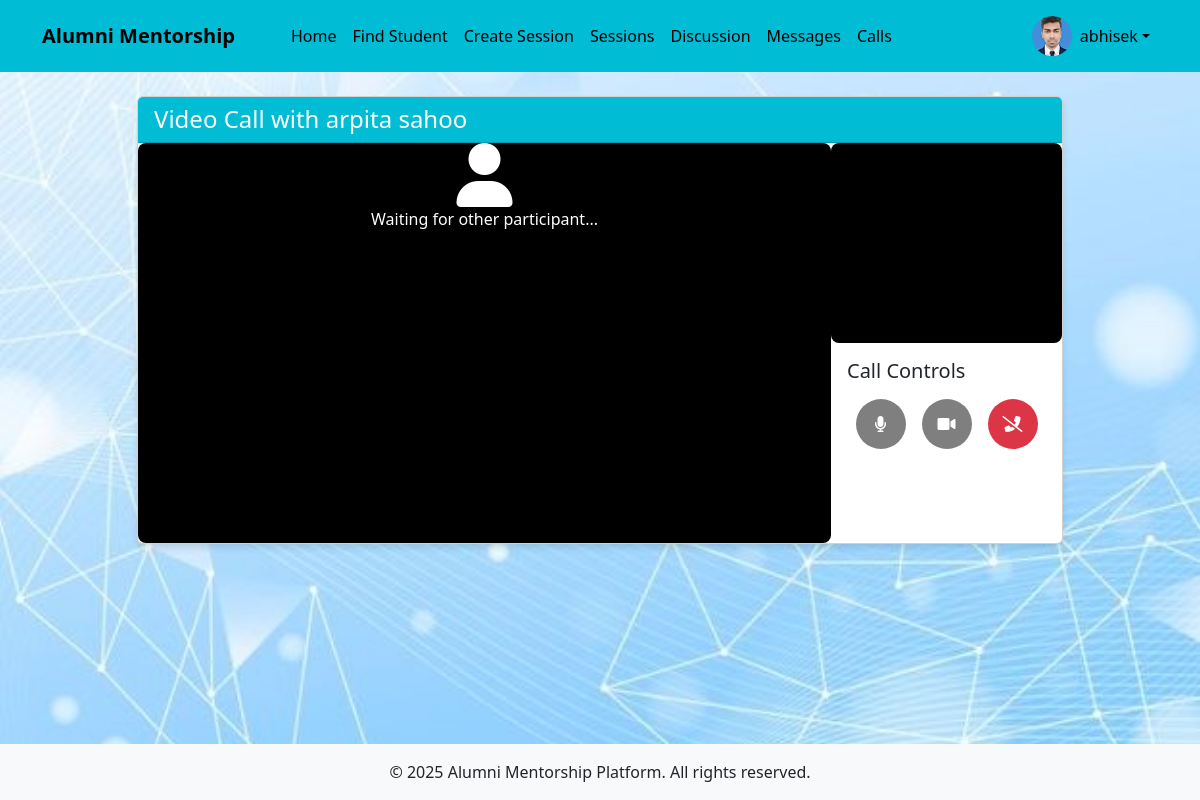
Screenshot of /call/join/1/ (signed in) with the database file from the repository.
### users/models.py (models this page shows, shortened)
class CustomUser(AbstractUser):
    USER_TYPE_CHOICES = (
        ('student', 'Student'),
        ('alumni', 'Alumni'),
    )
    user_type = models.CharField(max_length=10, choices=USER_TYPE_CHOICES)
    bio = models.TextField(blank=True)
    profile_picture = models.ImageField(upload_to='profile_pics/', blank=True, null=True)
    graduation_year = models.IntegerField(null=True, blank=True)
    company = models.CharField(max_length=100, blank=True)
    position = models.CharField(max_length=100, blank=True)
    industry = models.CharField(max_length=100, blank=True)
    course = models.CharField(max_length=100, blank=True)
    year_of_study = models.IntegerField(null=True, blank=True)

### call/models.py (models this page shows, shortened)
class Call(models.Model):
    CALL_STATUS_CHOICES = (
        ('scheduled', 'Scheduled'),
        ('ongoing', 'Ongoing'),
        ('completed', 'Completed'),
        ('cancelled', 'Cancelled'),
    )
    channel_name = models.CharField(max_length=100)
    initiator = models.ForeignKey(CustomUser, on_delete=models.CASCADE, related_name='initiated_calls')
    receiver = models.ForeignKey(CustomUser, on_delete=models.CASCADE, related_name='received_calls')
    status = models.CharField(max_length=10, choices=CALL_STATUS_CHOICES, default='scheduled')
    scheduled_time = models.DateTimeField(null=True, blank=True)
    start_time = models.DateTimeField(null=True, blank=True)
    end_time = models.DateTimeField(null=True, blank=True)
    created_at = models.DateTimeField(auto_now_add=True)

### call/views.py (the view)
# urls.py: path('join/<int:call_id>/', views.join_call, name='join_call'),
@login_required
def join_call(request, call_id):
    call = get_object_or_404(Call, id=call_id)
    if request.user != call.initiator and request.user != call.receiver:
        messages.error(request, "You don't have access to this call.")
        return redirect('call_home')
    if call.status == 'scheduled':
        call.status = 'ongoing'
        call.start_time = timezone.now()
        call.save()
    app_id = settings.AGORA_APP_ID
    app_certificate = settings.AGORA_APP_CERTIFICATE
    channel_name = call.channel_name
    uid = random.randint(1, 230)
    expiration_time_in_seconds = 3600  # 1 hour
    current_timestamp = int(time.time())
    privilege_expired_ts = current_timestamp + expiration_time_in_seconds
    token = RtcTokenBuilder.buildTokenWithUid(
        app_id, app_certificate, channel_name, uid, 1, privilege_expired_ts
    )
    return render(request, 'call/join_call.html', {
        'call': call,
        'token': token,
        'app_id': app_id,
        'channel_name': channel_name,
        'uid': uid,
    })

### templates/call/join_call.html (shortened to what this page needs)
{% extends 'base.html' %}
{% block content %}
<div class="row justify-content-center">
    <div class="col-md-10">
        <div class="card">
            <div class="card-header text-white">
                <h4 class="card-title mb-0">
                    Video Call with
                    {% if call.initiator == user %}
                        {{ call.receiver.get_full_name }}
                    {% else %}
                        {{ call.initiator.get_full_name }}
                    {% endif %}
                </h4>
            </div>
            <div class="card-body p-0">
                <div class="row g-0">
                    <div class="col-md-9">
                        <div id="remote-player" class="video-container">
                            <div class="text-center text-white">
                                <i class="fas fa-user" style="font-size: 4rem;"></i>
                                <p>Waiting for other participant...</p>
                            </div>
                        </div>
                    </div>
                    <div class="col-md-3">
                        <div id="local-player" class="video-container" style="height: 200px;"></div>
                        <div class="p-3">
                            <h5>Call Controls</h5>
                            <div class="d-flex justify-content-center mt-3">
                                <div id="audio-btn" class="control-btn me-3" onclick="toggleAudio()">
                                    <i class="fas fa-microphone"></i>
                                </div>
                                <div id="video-btn" class="control-btn me-3" onclick="toggleVideo()">
                                    <i class="fas fa-video"></i>
                                </div>
                                <div class="control-btn end-call" onclick="endCall()">
                                    <i class="fas fa-phone-slash"></i>
                                </div>
                            </div>
                        </div>
                    </div>
                </div>
            </div>
        </div>
    </div>
</div>
{% endblock %}

### templates/base.html (shortened to what this page needs)
<!DOCTYPE html>
<html lang="en">
  <head>
    <link
      href="https://cdn.jsdelivr.net/npm/bootstrap@5.3.0/dist/css/bootstrap.min.css"
      rel="stylesheet"
    />
    <link
      rel="stylesheet"
      href="https://cdnjs.cloudflare.com/ajax/libs/font-awesome/6.0.0/css/all.min.css"
    />
  </head>
  <body>
    <header>
      <nav class="navbar navbar-expand-lg navbar-dark">
        <div class="container">
          <a class="navbar-brand" href="{% url 'home' %}">Alumni Mentorship</a>
          <div class="collapse navbar-collapse" id="navbarNav">
            <ul class="navbar-nav me-auto">
              {% if user.is_authenticated %}
              <li class="nav-item">
                <a class="nav-link" href="{% url 'home' %}">Home</a>
              </li>
              {% if user.user_type == 'student' %}
              <li class="nav-item">
                <a class="nav-link" href="{% url 'alumni_list' %}"
                  >Find Mentors</a
                >
              </li>
              {% else %}
              <li class="nav-item">
                <a class="nav-link" href="{% url 'student_list' %}"
                  >Find Student</a
                >
              </li>
              <li class="nav-item">
                <a class="nav-link" href="{% url 'create_group_session' %}"
                  >Create Session</a
                >
              </li>
              {% endif %}
              <li class="nav-item">
                <a class="nav-link" href="{% url 'group_sessions' %}"
                  > Sessions</a
                >
              </li>
              <li class="nav-item">
                <a class="nav-link" href="{% url 'topic_list' %}"
                  >Discussion </a
                >
              </li>
              <li class="nav-item">
                <a class="nav-link" href="{% url 'chat_list' %}">Messages</a>
              </li>
              <li class="nav-item">
                <a class="nav-link" href="{% url 'call_home' %}">Calls</a>
              </li>
              {% endif %}
            </ul>
            <ul class="navbar-nav">
              {% if user.is_authenticated %}
              <li class="nav-item dropdown">
                <a
                  class="nav-link dropdown-toggle d-flex align-items-center"
                  href="#"
                  id="navbarDropdown"
                  role="button"
                  data-bs-toggle="dropdown"
                >
                  {% if user.profile_picture %}
                  <img
                    src="{{ user.profile_picture.url }}"
                    alt="Profile"
                    class="profile-pic me-2"
                  />
                  {% else %}
                  <i
                    class="fas fa-user-circle me-2"
                    style="font-size: 1.5rem"
                  ></i>
                  {% endif %} {{ user.username }}
                </a>
              </li>
              {% endif %}
            </ul>
          </div>
        </div>
      </nav>
    </header>
    <main class="container py-4">
       {% block content %}{% endblock %}
    </main>
    <footer class="bg-light py-3 mt-auto">
      <div class="container text-center">
        <p class="mb-0">
          &copy; {% now "Y" %} Alumni Mentorship Platform. All rights reserved.
        </p>
      </div>
    </footer>
  </body>
</html>

### templates/base.html (style rules this page uses)
body { min-height: 100vh; display: flex; flex-direction: column; background-image: url("/static/images/img.jpg"); background-size: cover; background-repeat: no-repeat; background-position: center; }
main { flex: 1; }
.navbar-brand { font-weight: bold; padding-right: 2rem; color: #000; }
.profile-pic { width: 40px; height: 40px; border-radius: 50%; object-fit: cover; }
.navbar { background: #00bcd4; }
.nav-item { gap: 1rem; }
#navbarNav { gap: 2rem; }
.card { margin-bottom: 20px; box-shadow: 0 4px 6px rgba(0, 0, 0, 0.1); }
.card-header { background-color: #00bcd4; }
.video-container { position: relative; width: 100%; height: 400px; background-color: #000; border-radius: 8px; overflow: hidden; }
.control-btn { width: 50px; height: 50px; border-radius: 50%; background-color: rgba(0, 0, 0, 0.5); color: white; display: flex; align-items: center; justify-content: center; cursor: pointer; }
.end-call { background-color: #dc3545; }
.navbar li a { color: black; }

### rows the page displays
CustomUser: profile_picture (picture), username "abhisek"
Call: initiator.get_full_name "arpita sahoo"
